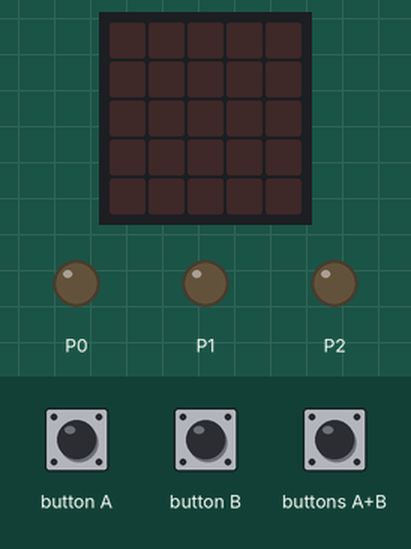
A program run on a simulated BBC micro:bit (MakeCode). Shown: the board's 5×5 LED display, output pins drawn as LEDs (lit = HIGH). The test bench sets the inputs (shaded band).

Above: at 1.2 s.
1.3 s: button A pressed for 0.15 s
At 2.5 s:
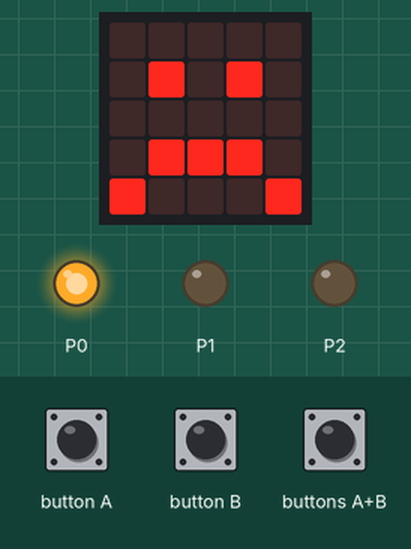
4.4 s: button B pressed for 0.15 s
At 6.7 s:
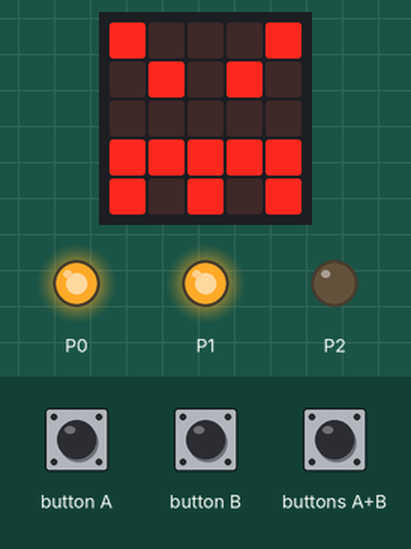
7.5 s: buttons A+B pressed for 0.15 s
At 10.4 s:
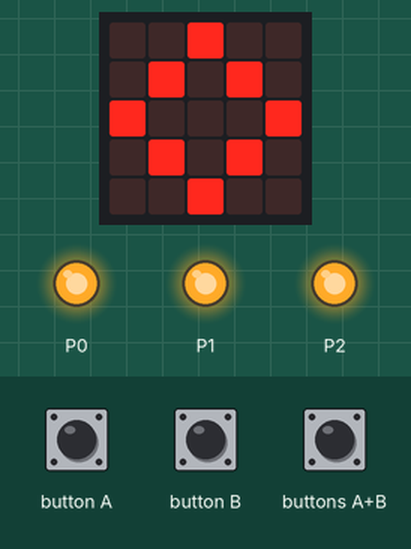
10.5 s: button A pressed for 0.15 s
At 14.4 s:
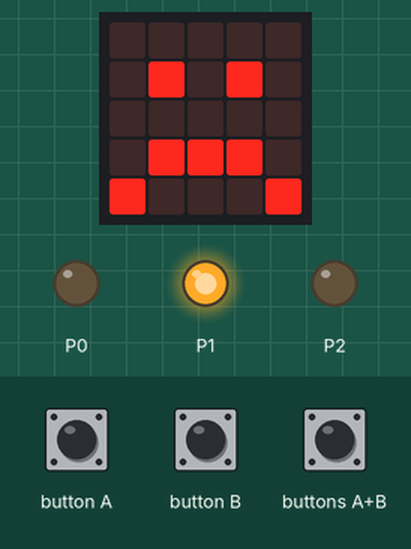
Timing chart, 0 to 20.6 s (numbered marks = the images above; inputs shaded):
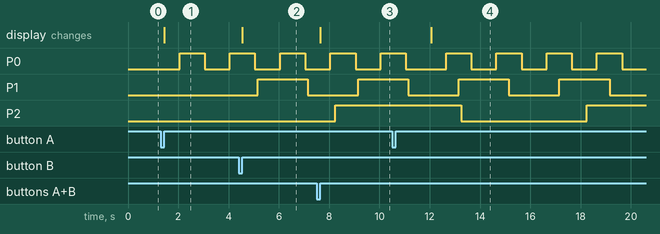

Measured:
- after the input at 1.3 s, P0: LOW → HIGH after 0.75 s, → LOW 1.0 s later, → HIGH 1.0 s later; the display: changes after 0.15 s (image 1)
- after the input at 4.4 s, P1: LOW → HIGH after 0.75 s, → LOW 2.0 s later; the display: changes after 0.15 s (image 2)
- after the input at 7.5 s, P2: LOW → HIGH after 0.75 s; the display: changes after 0.15 s (image 3)
- after the input at 10.5 s, the display: changes after 1.6 s (image 4)

The program:

main.ts
```typescript
input.onButtonPressed(Button.A, function () {
    basic.showIcon(IconNames.Sad)
    for (let index = 0; index < 3; index++) {
        pins.digitalWritePin(DigitalPin.P0, 1)
        basic.pause(1000)
        pins.digitalWritePin(DigitalPin.P0, 0)
        basic.pause(1000)
    }
    for (let index = 0; index < 2; index++) {
        pins.digitalWritePin(DigitalPin.P0, 1)
        basic.pause(1000)
        pins.digitalWritePin(DigitalPin.P0, 0)
        basic.pause(1000)
    }
})
input.onButtonPressed(Button.AB, function () {
    basic.showIcon(IconNames.Diamond)
    for (let index = 0; index < 3; index++) {
        pins.digitalWritePin(DigitalPin.P2, 1)
        basic.pause(5000)
        pins.digitalWritePin(DigitalPin.P2, 0)
        basic.pause(5000)
    }
    for (let index = 0; index < 2; index++) {
        pins.digitalWritePin(DigitalPin.P2, 1)
        basic.pause(5000)
        pins.digitalWritePin(DigitalPin.P2, 0)
        basic.pause(5000)
    }
})
input.onButtonPressed(Button.B, function () {
    basic.showIcon(IconNames.Angry)
    for (let index = 0; index < 3; index++) {
        pins.digitalWritePin(DigitalPin.P1, 1)
        basic.pause(2000)
        pins.digitalWritePin(DigitalPin.P1, 0)
        basic.pause(2000)
    }
    for (let index = 0; index < 2; index++) {
        pins.digitalWritePin(DigitalPin.P1, 1)
        basic.pause(2000)
        pins.digitalWritePin(DigitalPin.P1, 0)
        basic.pause(2000)
    }
})
```

test.ts
```typescript
// aquí va el archivo "tests"; esto no se compilará cuando este paquete se utilice como una extensión.
```
